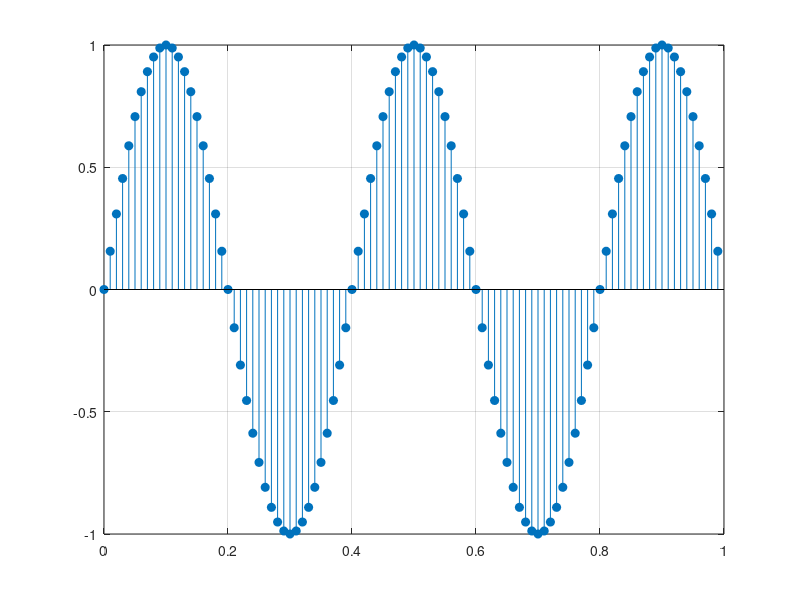
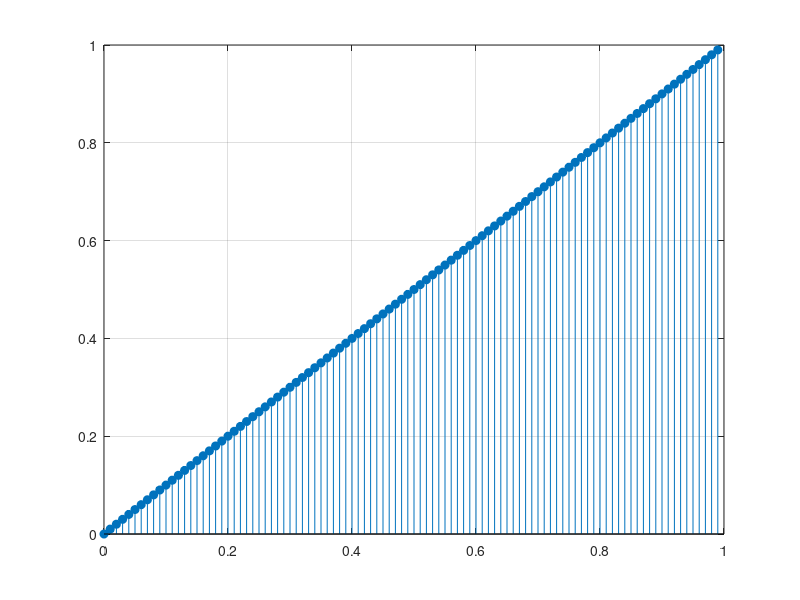
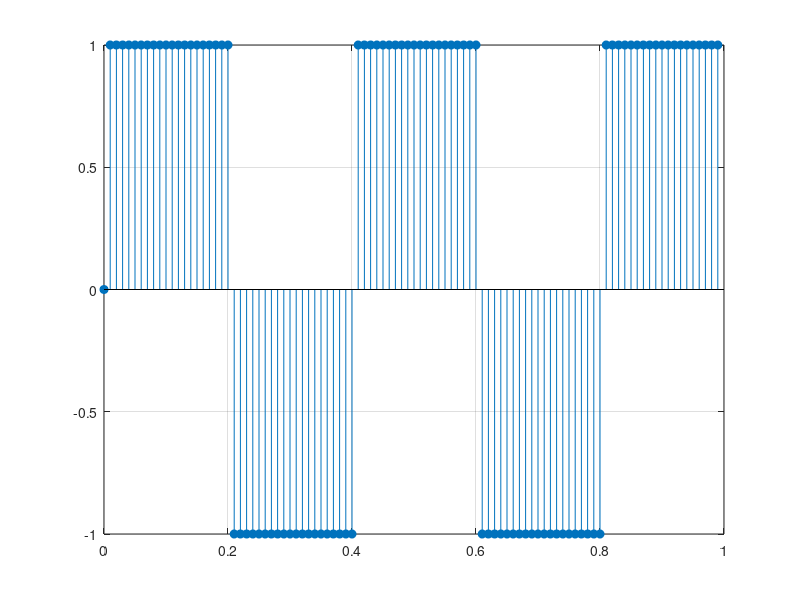
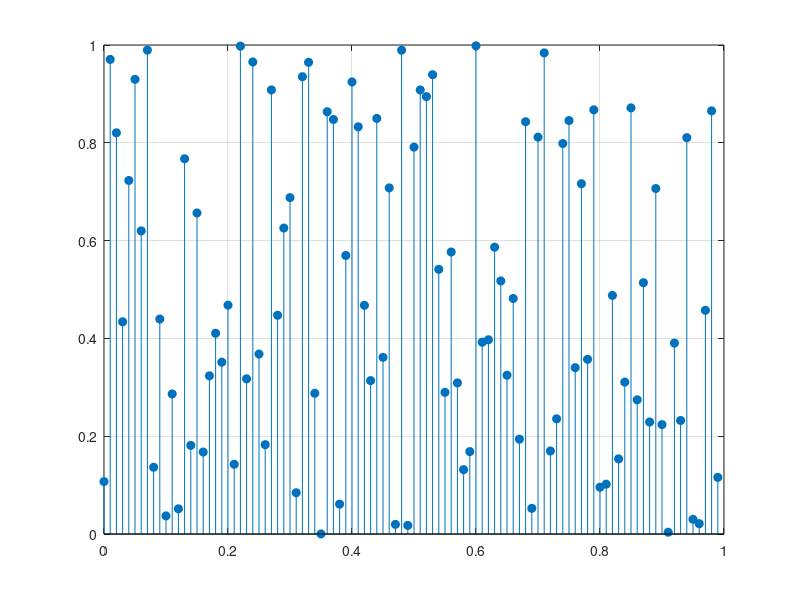

These figures' MATLAB source, in order:
#EJERCICIO 1
clear all;
clc;
##--------------------------SENOIDAL---------------------#
disp("--------------------------SENOIDAL---------------------")
A=1;
fs=2.5;
fm=100;
tf=1;
ti=0;
T=1/fm;
t=ti:T:tf-T;
fase=0;
x=A*sin(2*pi*fs*t+fase);
stem(t,x,'filled');
grid on;
hold on

#Valor medio
vm=0;
#maximo
maximo=x(1);
minimo=x(1);
amplitud=max(abs(x));
energia=0;
accion=0;
for i=1:length(t)
  vm+=x(i);
  energia+=(x(i)*x(i));
  accion+=x(i);
  if(x(i)>maximo)
  maximo=x(i);
  endif
  if(x(i)<minimo)
  minimo=x(i);
  endif
endfor

vm=vm/(2*length(t));

disp("Valor medio : ")
vm
disp("Maximo: ")
maximo
disp("Minimo: ")
minimo
disp("Amplitud: ")
amplitud
disp("Energia: ")
energia
disp("Accion: ")
accion
disp("potencia Media: ")
energia/2*length(t)
disp("Raiz del valor cuadratico medio: ")
sqrt(energia/2*length(t))

##--------------------------Rampa---------------------#
disp("--------------------RAMPA------------------------")
x=zeros(length(t),1);
x=mod(t,1);
figure;
stem(t,x,'filled');
grid on;
hold on

#Valor medio
vm=0;
#maximo
maximo=x(1);
minimo=x(1);
amplitud=max(abs(x));
energia=0;
accion=0;
for i=1:length(t)
  vm+=x(i);
  energia+=(x(i)*x(i));
  accion+=x(i);
  if(x(i)>maximo)
  maximo=x(i);
  endif
  if(x(i)<minimo)
  minimo=x(i);
  endif
endfor

vm=vm/(2*length(t));

disp("Valor medio : ")
vm
disp("Maximo: ")
maximo
disp("Minimo: ")
minimo
disp("Amplitud: ")
amplitud
disp("Energia: ")
energia
disp("Accion: ")
accion
disp("potencia Media: ")
energia/2*length(t)
disp("Raiz del valor cuadratico medio: ")
sqrt(energia/2*length(t))

##--------------------------Cuadrada---------------------#
disp("--------------------Cuadrada------------------------")
x=zeros(length(t),1);
x=sign(sin(2*pi*fs*t)/(1/fs));
figure;
stem(t,x,'filled');
grid on;
hold on

#Valor medio
vm=0;
#maximo
maximo=x(1);
minimo=x(1);
amplitud=max(abs(x));
energia=0;
accion=0;
for i=1:length(t)
  vm+=x(i);
  energia+=(x(i)*x(i));
  accion+=x(i);
  if(x(i)>maximo)
  maximo=x(i);
  endif
  if(x(i)<minimo)
  minimo=x(i);
  endif
endfor

vm=vm/(2*length(t));

disp("Valor medio : ")
vm
disp("Maximo: ")
maximo
disp("Minimo: ")
minimo
disp("Amplitud: ")
amplitud
disp("Energia: ")
energia
disp("Accion: ")
accion
disp("potencia Media: ")
energia/2*length(t)
disp("Raiz del valor cuadratico medio: ")
sqrt(energia/2*length(t))

##--------------------------Aleatoria---------------------#
disp("--------------------Aleatoria------------------------")
x=zeros(length(t),1);
x=rand(length(t),1);
figure;
stem(t,x,'filled');
grid on;
hold on

#Valor medio
vm=0;
#maximo
maximo=x(1);
minimo=x(1);
amplitud=max(abs(x));
energia=0;
accion=0;
for i=1:length(t)
  vm+=x(i);
  energia+=(x(i)*x(i));
  accion+=x(i);
  if(x(i)>maximo)
  maximo=x(i);
  endif
  if(x(i)<minimo)
  minimo=x(i);
  endif
endfor

vm=vm/(2*length(t));

disp("Valor medio : ")
vm
disp("Maximo: ")
maximo
disp("Minimo: ")
minimo
disp("Amplitud: ")
amplitud
disp("Energia: ")
energia
disp("Accion: ")
accion
disp("potencia Media: ")
energia/2*length(t)
disp("Raiz del valor cuadratico medio: ")
sqrt(energia/2*length(t))
